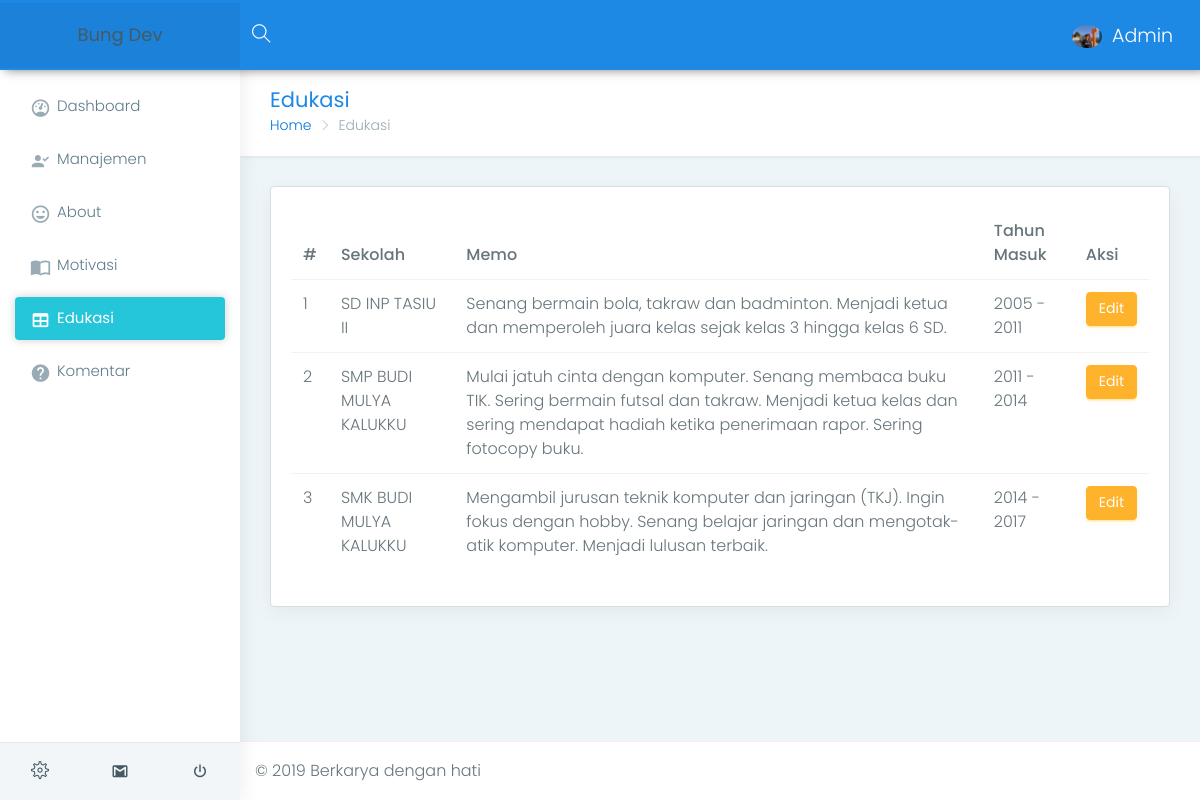
/dashboard/html/edukasi.php (signed in), run on the app's committed database.
### tables this page shows
CREATE TABLE `education` (
  `id` int(11) NOT NULL,
  `school` varchar(30) NOT NULL,
  `memo` text NOT NULL,
  `date` varchar(20) NOT NULL,
  `user_id` int(11) NOT NULL,
  `img` varchar(20) NOT NULL
);

### dashboard/function_dashboard/data_dash.php (called while the page is built, shortened)
<?php
function edukasi()
{
  $query  = "SELECT * FROM education";
  return run_result($query);
}
function run_result($result)
{
  global $link;
  return mysqli_query($link, $result);
}

### dashboard/html/edukasi.php (the view, shortened to what this page needs)
<?php
$result = edukasi();
?>
<?php require_once('../views/_header.php') ?>
<div class="page-wrapper">
    <div class="container-fluid">
        <div class="row page-titles">
            <div class="col-md-5 col-8 align-self-center">
                <h3 class="text-themecolor m-b-0 m-t-0">Edukasi</h3>
                <ol class="breadcrumb">
                    <li class="breadcrumb-item"><a href="javascript:void(0)">Home</a></li>
                    <li class="breadcrumb-item active">Edukasi</li>
                </ol>
            </div>
        </div>
        <div class="row">
            <div class="col-lg-12">
                <div class="card">
                    <div class="card-block">
                        <div class="table-responsive">
                            <table class="table table table-hover">
                                <thead>
                                    <tr>
                                        <th>#</th>
                                        <th>Sekolah</th>
                                        <th>Memo</th>
                                        <th>Tahun Masuk</th>
                                        <th>Aksi</th>
                                    </tr>
                                </thead>
                                <tbody>
                                    <?php $i = 1 ?>
                                    <?php while ($data = mysqli_fetch_assoc($result)) { ?>
                                        <tr>
                                            <td><?= $i ?></td>
                                            <td><?= $data['school'] ?></td>
                                            <td><?= $data['memo'] ?></td>
                                            <td><?= $data['date'] ?></td>
                                            <td>
                                                <a class="btn btn-warning" href="editEdukasi.php?id=<?= $data['id'] ?>">Edit</a>
                                            </td>
                                        </tr>
                                        <?php $i++ ?>
                                    <?php } ?>
                                </tbody>
                            </table>
                        </div>
                    </div>
                </div>
            </div>
        </div>
    </div>
</div>
<?php require_once('../views/_footer.php') ?>

### dashboard/html/css/colors/blue.css (style rules this page uses)
.text-themecolor { color: #1e88e5 !important; }

### data on the page
education: school "SD INP TASIU II", memo "Senang bermain bola, takraw dan badminton. Menjadi ketua dan memperoleh juara kelas sejak kelas 3 hingga kelas 6 SD.", date "2005 - 2011"
education: school "SMP BUDI MULYA KALUKKU", memo "Mulai jatuh cinta dengan komputer. Senang membaca buku TIK. Sering bermain futsal dan takraw. Menjadi ketua kelas dan sering mendapat hadiah ketika penerimaan rapor. Sering fotocopy buku.", date "2011 - 2014"
education: school "SMK BUDI MULYA KALUKKU", memo "Mengambil jurusan teknik komputer dan jaringan (TKJ). Ingin fokus dengan hobby. Senang belajar jaringan dan mengotak-atik komputer. Menjadi lulusan terbaik.", date "2014 - 2017"
